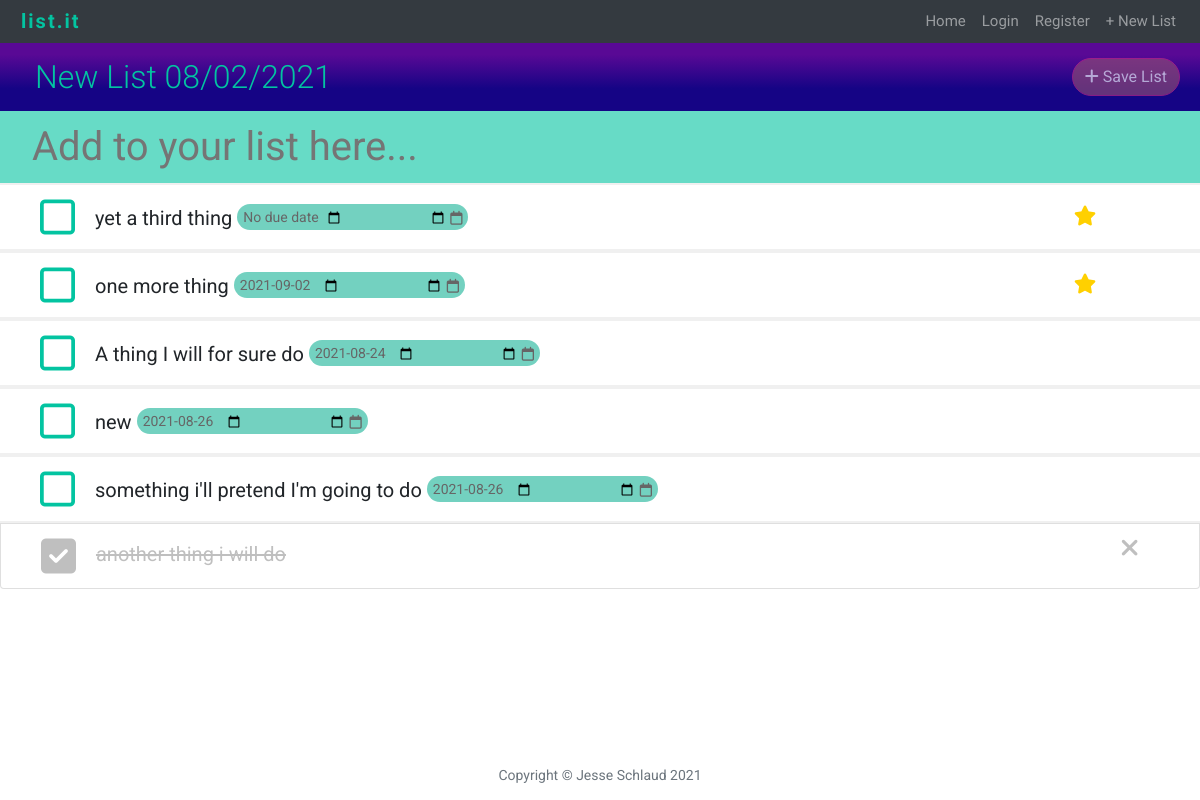
/5t2NZrz9eK, run on the app's committed database.
### main.py (models this page shows)
class List(db.Model):
    __tablename__ = "lists"
    id = db.Column(db.Integer, primary_key=True)
    url_key = db.Column(db.String(250), nullable=False, unique=True)
    name = db.Column(db.String(250), nullable=False)
    items = relationship("ListItem", back_populates="parent_list")
    user = relationship("User", back_populates="lists")
    user_id = db.Column(db.Integer, db.ForeignKey("users.id"))

class ListItem(db.Model):
    __tablename__ = "items"
    id = db.Column(db.Integer, primary_key=True)
    name = db.Column(db.String(250), nullable=False)
    due_date = db.Column(db.String(250), nullable=True)
    complete = db.Column(db.Boolean)
    star = db.Column(db.Boolean)
    parent_list = relationship("List", back_populates="items")
    list_id = db.Column(db.Integer, db.ForeignKey("lists.id"))

### main.py (the view)
@app.route("/<url_key>", methods=["GET", "POST"])
def home(url_key):
    list = List.query.filter_by(url_key=url_key).first()
    return render_template("newindex.html", list=list, url_key=url_key)

### main.py (called while the page is built)
@app.context_processor
def inject_now():
    return {'current_year': datetime.date.today().strftime("%Y"),
            'current_date': datetime.date.today().strftime("%Y-%m-%d")}

### templates/newindex.html (shortened to what this page needs)
{% include 'header.html' %}
<div id="listDisplay">
    <div class="item-align">
        <div id="listName" class="item-align">
            <form action="{{ url_for('new_name', url_key=list.url_key) }}" method="post">
                <h2 data-editable class="lnameh2">{{list.name}}</h2>
            </form>
        </div>
        <div align="right">
            {% if list.user_id %}
            {% elif not current_user.is_authenticated: %}
            <span class="d-inline-block" data-toggle="popover" data-trigger="hover"
                  data-content="Please login or register to save.">
                <a class="btn btn-primary disabled list-save" href="{{ url_for('save_list', url_key=list.url_key) }}">
                    <i class="fas fa-plus"></i> Save List
                </a>
            </span>
            {% endif %}
        </div>
    </div>
</div>
<div id="newItem">
    <form name="itemform" action="{{ url_for('new_item', url_key=list.url_key) }}" method="post">
        <input class="no_border" placeholder="Add to your list here..." name="item" maxlength="40">
    </form>
</div>
<ul class="list-group" id="listItems">
    {% for item in list.items: %}
    {% if item.star and not item.complete: %}
    <form action="{{ url_for('new_date', id=item.id, url_key=list.url_key) }}" class="date-form" method="post"
          autocomplete="off">
        <li class="list-group-item">
            <div class="item-align">
                <div>
                    <a href="{{ url_for('complete', url_key=list.url_key, id=item.id)}}">
                            <span class="change-check">
                            <i class="far fa-square check"></i>
                            </span>
                    </a>
                    <div class="name-date">
                        <p class="item-name">{{ item.name }}</p>
                        <div class="date-border">
                            {% if not item.due_date %}
                            <p>No due date</p>
                            {% else: %}
                            <p>{{ item.due_date }}</p>
                            {% endif %}
                            <input class="no_border tablet" id="dueDate{{ item.id }}" name="due_date_tablet"
                                   type="date" onblur="this.form.submit()"/>
                            <span class="tablet-ico">
                            <i class="far fa-calendar"></i>
                            </span>
                        </div>
                    </div>
                </div>
                <div align="right" class="desktop">
                    <div class="star" data-toggle="popover" data-trigger="hover" data-content="Un-star item"
                         data-placement="bottom">
                        <a href="{{ url_for('starred', url_key=list.url_key, id=item.id) }}">
                            <i class="fas fa-star"></i>
                        </a>
                    </div>
                </div>
            </div>
        </li>
    </form>
    {% endif %}
    {% endfor %}
    {% for item in list.items: %}
    {% if not item.complete and not item.star: %}
    <form action="{{ url_for('new_date', id=item.id, url_key=list.url_key) }}" class="date-form" method="post" autocomplete="off" id="dateForm">
        <li class="list-group-item">
            <div class="item-align">
                <div>
                    <a href="{{ url_for('complete', url_key=list.url_key, id=item.id)}}">
                            <span class="change-check">
                            <i class="far fa-square check"></i>
                            </span>
                    </a>
                    <div class="name-date">
                        <p class="item-name">{{ item.name }}</p>
                             <div class="date-border">
                                {% if not item.due_date: %}
                                <p>No due date</p>
                                {% else: %}
                                <p>{{ item.due_date }}</p>
                                {% endif %}
                                <input class="no_border tablet" id="dueDate{{ item.id }}" name="due_date_tablet"
                                       type="date" onblur="this.form.submit()"/>
                                <span class="tablet-ico">
                                    <i class="far fa-calendar"></i>
                                </span>
                            </div>
                        </div>
                </div>
            </div>
        </li>
    </form>
    {% endif %}
    {% endfor %}
    {% for item in list.items: %}
    {% if item.complete: %}
    <li class="list-group-item completed">
        <div class="item-align">
            <div>
                <a href="{{ url_for('complete', url_key=list.url_key, id=item.id)}}">
                    <i class="fas fa-check-square check"></i>
                </a>
                <span class="name-date">
                        {{ item.name }}
                    </span>
            </div>
            <div align="right">
                <div class="delete-mark-completed" data-toggle="popover" data-trigger="hover" data-content="Delete item"
                     data-placement="bottom">
                    <a href="{{ url_for('delete_item', url_key=list.url_key, id=item.id) }}">
                        <i class="fas fa-times fa-lg"></i>
                    </a>
                </div>
            </div>
        </div>
    </li>
    {% endif %}
    {% endfor %}
</ul>
</div>
{% include 'footer.html' %}

### static/css/newstyle.css (style rules this page uses)
html, body { margin:0; padding:0; }
body { font-size: 20px; color: #212529; font-family: 'Roboto', sans-serif; }
p { line-height: 1.5; margin: 30px 0; }
h1, h2, h3, h4, h5, h6 { font-weight: 300; }
#listDisplay { color: white; position: relative; background: rgb(105,48,195); background: rgb(21,4,133); background: linear-gradient(0deg, rgba(21,4,133,1) 33%, rgba(89,9,149,1) 83%); padding: 15px 20px; }
#listDisplay form { margin-bottom:0; padding-left: 15px; }
#listDisplay h2 { margin-bottom:0; }
#newItem { padding-top: 10px; position: relative; padding: 5px 20px; background-color: rgba(3,196,161,0.60); }
#newItem input { border-top-style: hidden; border-right-style: hidden; border-left-style: hidden; border-bottom-style: hidden; background-color: transparent; width: 100% }
@media only screen and (min-width: 651px) { #newItem input { font-size: 40px; } }
#newItem form { padding-left: 10px; margin: 0; }
#listItems { margin-bottom: 80px; }
#listItems a, a:hover, a:focus, a:active { text-decoration: none; color: inherit; }
#listItems i { vertical-align: middle; }
.list-group-item { padding: .75rem 2.5rem; }
#listItems form { margin: 0; }
.item-name { display: inline; }
#listItems input { border-top-style: hidden; border-right-style: hidden; border-left-style: hidden; border-bottom-style: hidden; background-color: white; font-size: 1em; color: transparent; background-color: transparent; width: 100px; margin-top: 1px; z-index: 1; }
.name-date { margin-left: 15px; display: inline; }
.name-date p { display: inline-block; margin-top: 2px; margin-bottom: 0px; white-space: nowrap; text-overflow: ellipsis; overflow: hidden; max-width: 35ch; vertical-align: middle; }
.date-border { display: inline; border-radius: 20px; background-color: #73d1c0; color: #666666; padding: 5px 6px; font-size: .7em; height: 25px; position: relative; }
.date-border p { position: absolute; background-color: #73d1c0; z-index: 2; margin-top: 10px; }
.change-check { color: #03C4A1; }
.completed { color: #bfbfbf; }
.completed .name-date { text-decoration: line-through; }
.item-align { display: flex; justify-content: space-between; }
.star { display: inline-block; vertical-align: middle; margin-top: 5px; margin-right: 20px; color: #ffd000; }
.date-form .list-group-item { border-style: solid none; border-color: #f0f0f0; border-width: 2px; }
.delete-mark-completed { color:#bfbfbf; display: inline-block; vertical-align: middle; margin-top: 12px; margin-right: 20px; }
.login label, h2 { color: #03C4A1; }
.btn-primary { color: #C62A88; background: transparent; border-color: #C62A88; border-radius: 20px; }
.btn-primary.disabled, .btn-primary:disabled { color: white; background-color: #914d76; border-color: #C62A88; }
@media only screen and (min-width: 651px) { .check { font-size: 2em; } }
@media only screen and (min-width: 651px) { .name-date { font-size: 1em; } }
@media only screen and (min-width: 651px) { .desktop { display: inline; } }
@media only screen and (min-width: 651px) { .list-save { display: inline-block; } }

### data on the page
List: name "New List 08/02/2021"
ListItem: name "yet a third thing", due_date "No due date"
ListItem: name "one more thing", due_date "2021-09-02"
ListItem: name "A thing I will for sure do", due_date "2021-08-24"
ListItem: name "new", due_date "2021-08-26"
ListItem: name "something i'll pretend I'm going to do", due_date "2021-08-26"
ListItem: name "another thing i will do"
